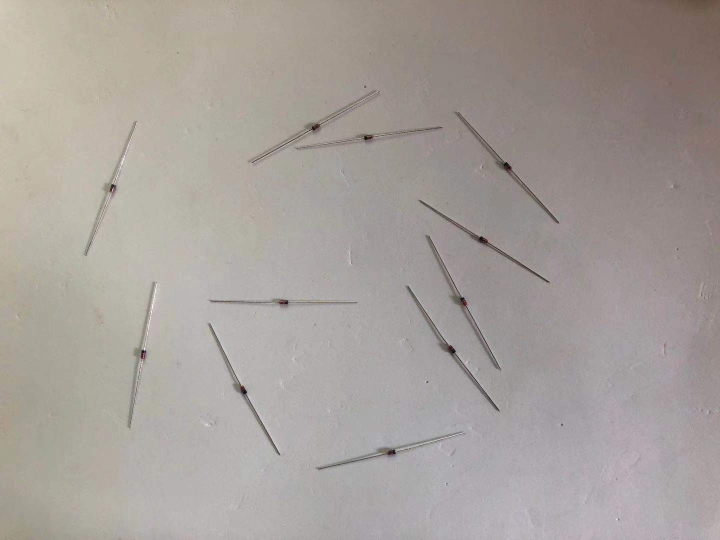
#> input picture examples/count/test.jpg, 1440 x 1080 px (shown at 1/2 size)
$ python count.py
#> lines starting #> are read from the running program, lines starting #| are printed output that depends on the picture; after the words box and inside, x2 and y2 are one past the last pixel; in counts of white or black regions, pixels touching at a corner belong together
#!/usr/bin/env python3

import cv2 as cv
import numpy as np
from matplotlib import pyplot as plt

#@matplotlib.use("gtk")

#original = cv.imread('test2.jpg')
original = cv.imread('test.jpg')
#> original is the input picture: shape (1080, 1440, 3); mean B, G, R 154.5, 159.1, 166.1

# Convert image in grayscale
gray_im = cv.cvtColor(original, cv.COLOR_BGR2GRAY)
plt.subplot(231)
plt.title('Grayscale image')
plt.imshow(gray_im, cmap="gray", vmin=0, vmax=255)

# Contrast adjusting with gamma correction y = 1.2

gray_correct = np.array(255 * (gray_im / 255) ** 1.2 , dtype='uint8')
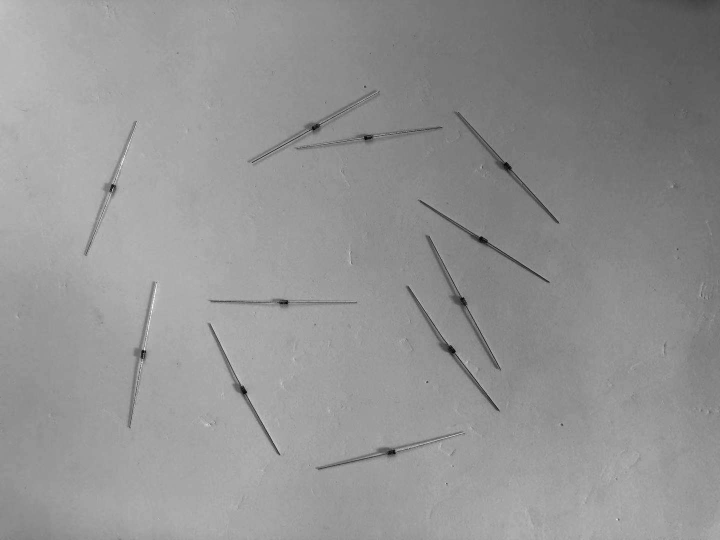
#> gray_correct: shape (1080, 1440) (shown at 1/2 size); min 0, max 255, mean 146.3
plt.subplot(232)
plt.title('Gamma Correction y= 1.2')
plt.imshow(gray_correct, cmap="gray", vmin=0, vmax=255)
# Contrast adjusting with histogramm equalization
gray_equ = cv.equalizeHist(gray_im)
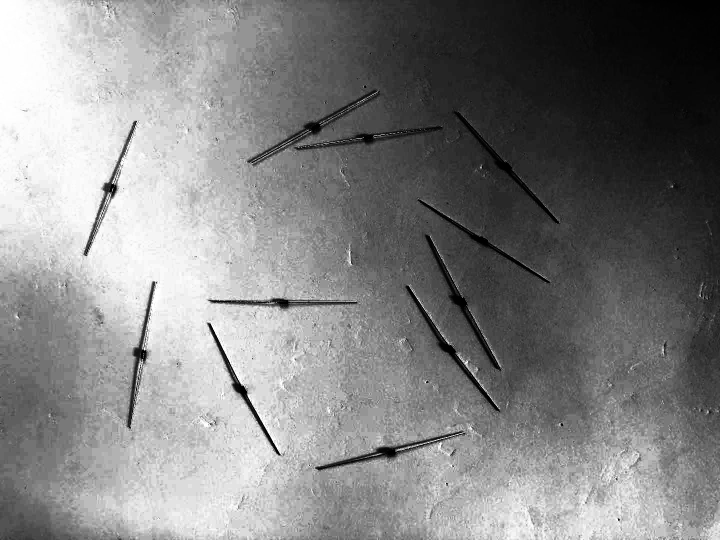
#> gray_equ: shape (1080, 1440) (shown at 1/2 size); min 0, max 255, mean 129.8
plt.subplot(233)
plt.title('Histogram equilization')
plt.imshow(gray_correct, cmap="gray", vmin=0, vmax=255)


# Local adaptative threshold
thresh = cv.adaptiveThreshold(gray_correct, 255, cv.ADAPTIVE_THRESH_GAUSSIAN_C, cv.THRESH_BINARY, 255, 19)
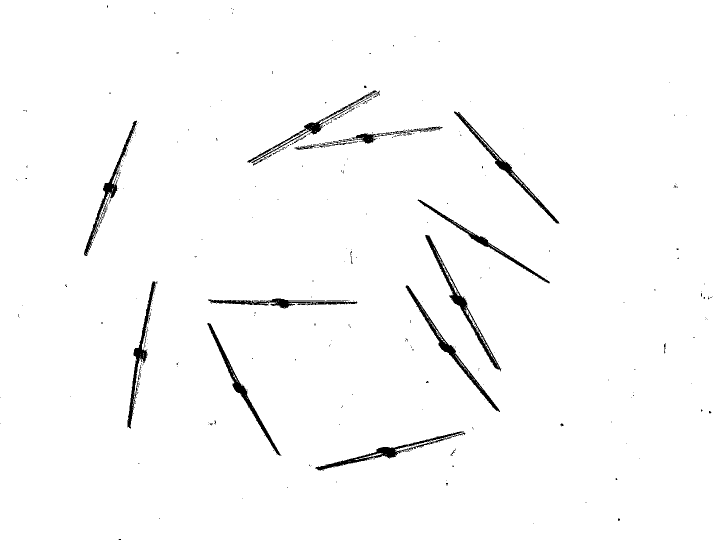
#> thresh: shape (1080, 1440) (shown at 1/2 size); 98.2% white; 406 black regions (379 under 20 px), largest, box (x1, y1, x2, y2) and area: (850, 470, 1002, 743) 2957, (811, 571, 1000, 824) 2744, (631, 863, 931, 942) 2659

thresh = cv.bitwise_not(thresh)
plt.subplot(234)
plt.title('Local adapatative Threshold')
plt.imshow(thresh, cmap="gray", vmin=0, vmax=255)


# Dilatation et erosion
kernel = np.ones((15,15), np.uint8)
img_dilation = cv.dilate(thresh, kernel, iterations=1)
#> img_dilation: shape (1080, 1440); 8.5% white; 111 white regions, largest, box (x1, y1, x2, y2) and area: (488, 164, 892, 338) 18257, (843, 463, 1010, 750) 9904, (804, 564, 1007, 831) 9881
img_erode = cv.erode(img_dilation,kernel, iterations=1)
#> img_erode: shape (1080, 1440); 2.4% white; 135 white regions (114 under 20 px), largest, box (x1, y1, x2, y2) and area: (495, 171, 885, 331) 7407, (850, 470, 1003, 743) 3716, (255, 562, 316, 857) 3641
# clean all noise after dilatation and erosion
img_erode = cv.medianBlur(img_erode, 7)
#> img_erode: shape (1080, 1440); 2.3% white; 15 white regions (2 under 20 px), largest, box (x1, y1, x2, y2) and area: (497, 180, 882, 330) 7360, (851, 470, 1001, 740) 3692, (255, 562, 315, 856) 3623
plt.subplot(235)
plt.title('Dilatation + erosion')
plt.imshow(img_erode, cmap="gray", vmin=0, vmax=255)


# Labeling

ret, labels = cv.connectedComponents(img_erode)
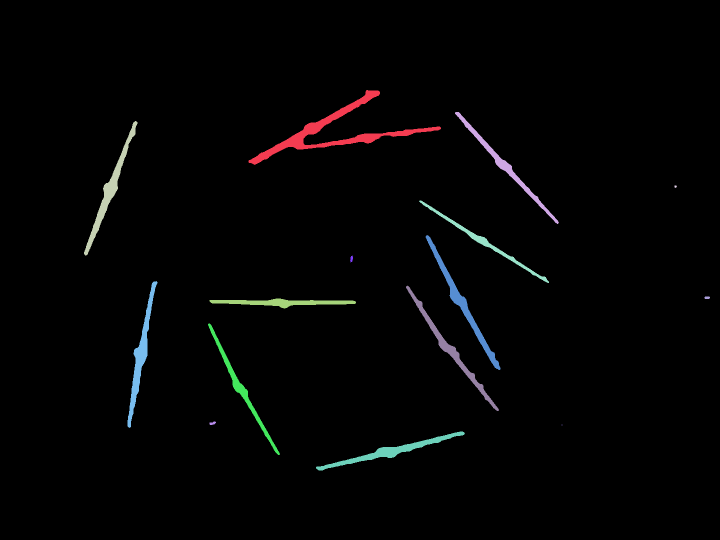
#> labels: shape (1080, 1440) int32 (shown at 1/2 size); 16 distinct labels, from 0 to 15; one colour per label, 0 black
#> ret = 16
label_hue = np.uint8(179 * labels / np.max(labels))
blank_ch = 255 * np.ones_like(label_hue)
labeled_img = cv.merge([label_hue, blank_ch, blank_ch])
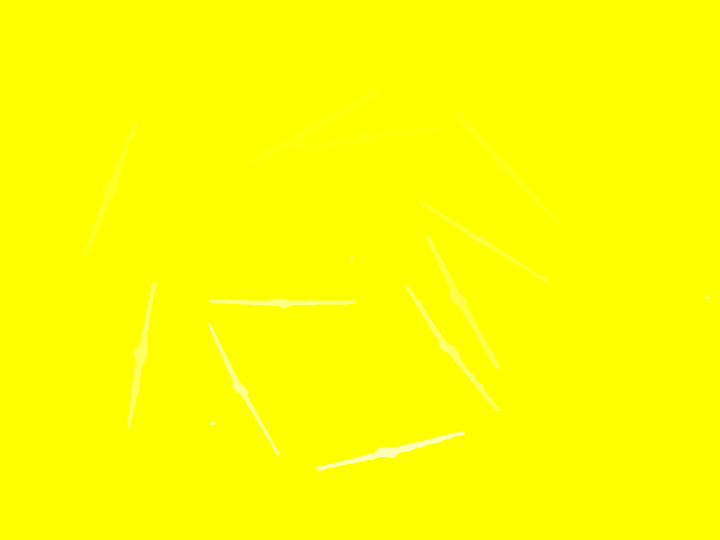
#> labeled_img: shape (1080, 1440, 3) (shown at 1/2 size); mean of channels 0, 1, 2 1.8, 255, 255; drawn as B, G, R
labeled_img = cv.cvtColor(labeled_img, cv.COLOR_HSV2BGR)
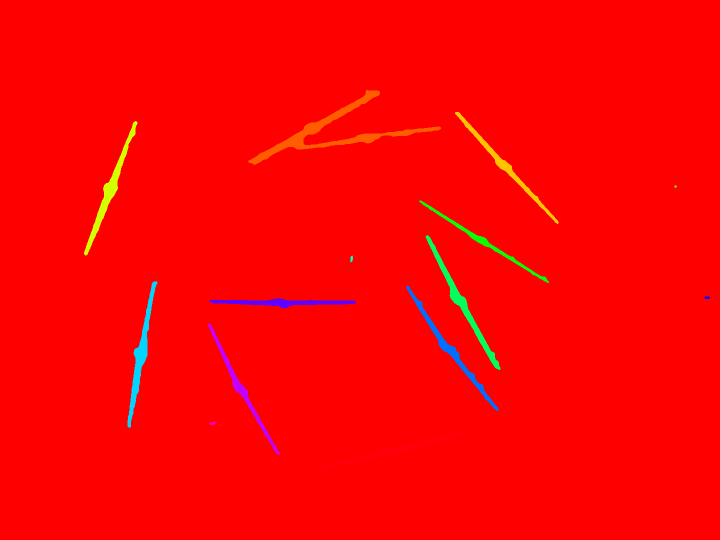
#> labeled_img: shape (1080, 1440, 3) (shown at 1/2 size); mean B, G, R 2.3, 3.1, 252.4
labeled_img[label_hue == 0] = 0
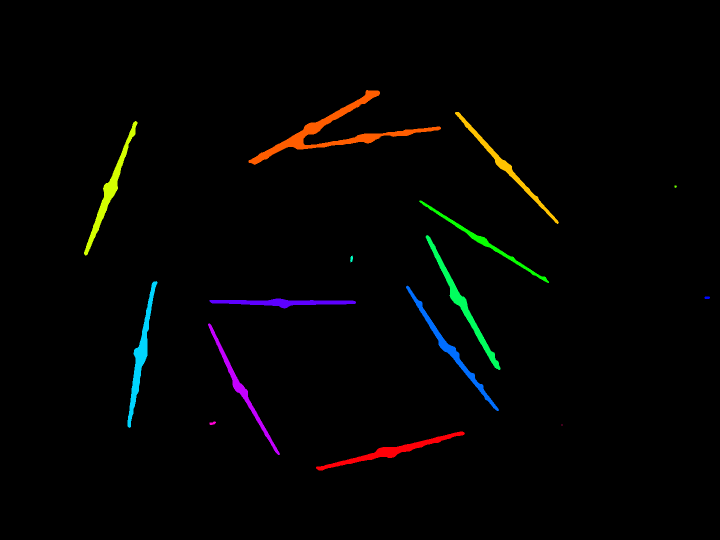
#> labeled_img: shape (1080, 1440, 3) (shown at 1/2 size); mean B, G, R 2.3, 3.1, 3.3

plt.subplot(236)
plt.title('Objects counted:'+ str(ret-1))
plt.imshow(labeled_img)
print('objects number is:', ret-1)
#| objects number is: 15
plt.show()
#> figure, not shown here; B, G, R data is drawn as R, G, B
